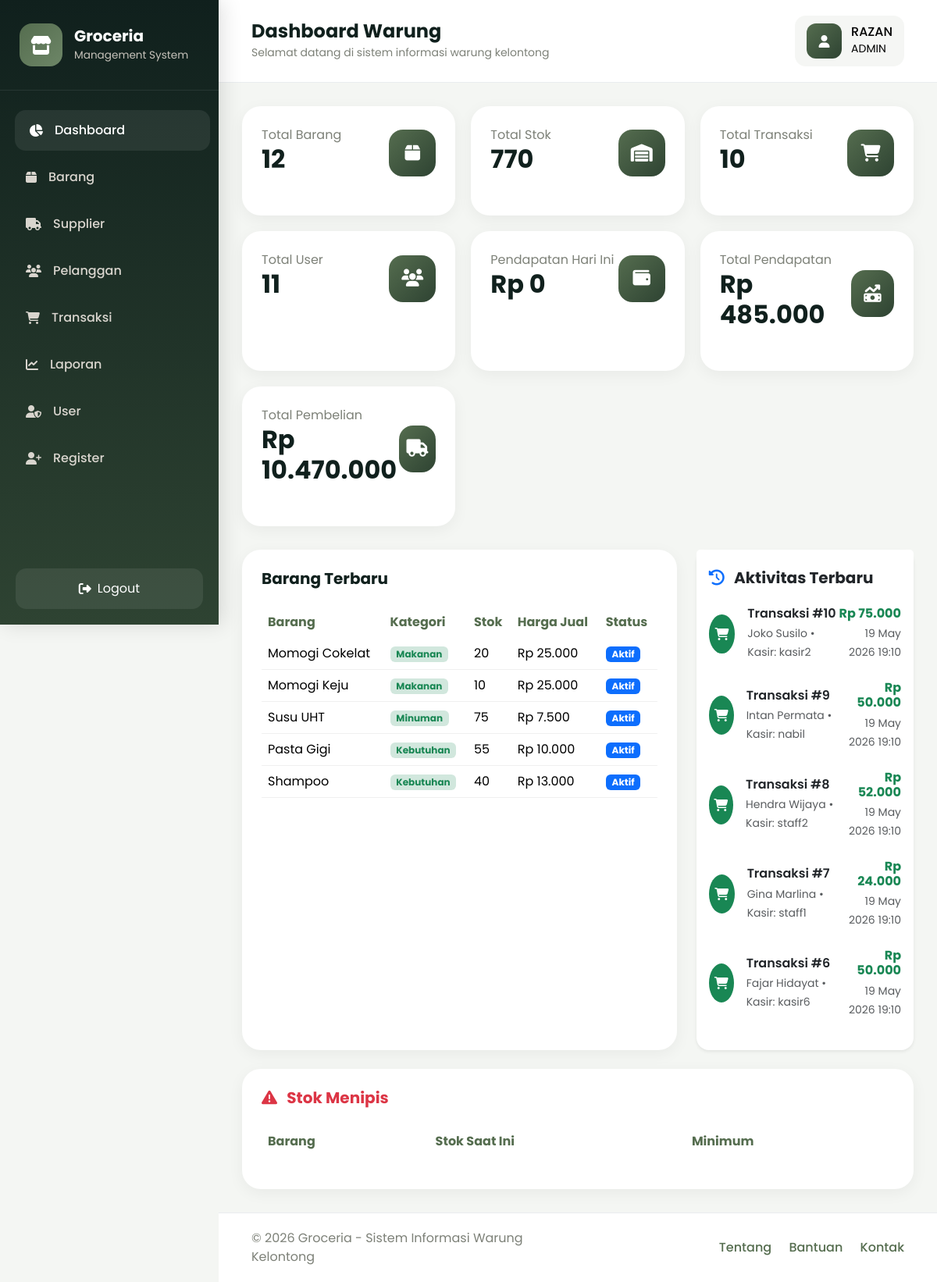
Page /dashboard/admin.php (signed in) on the earlier database version.
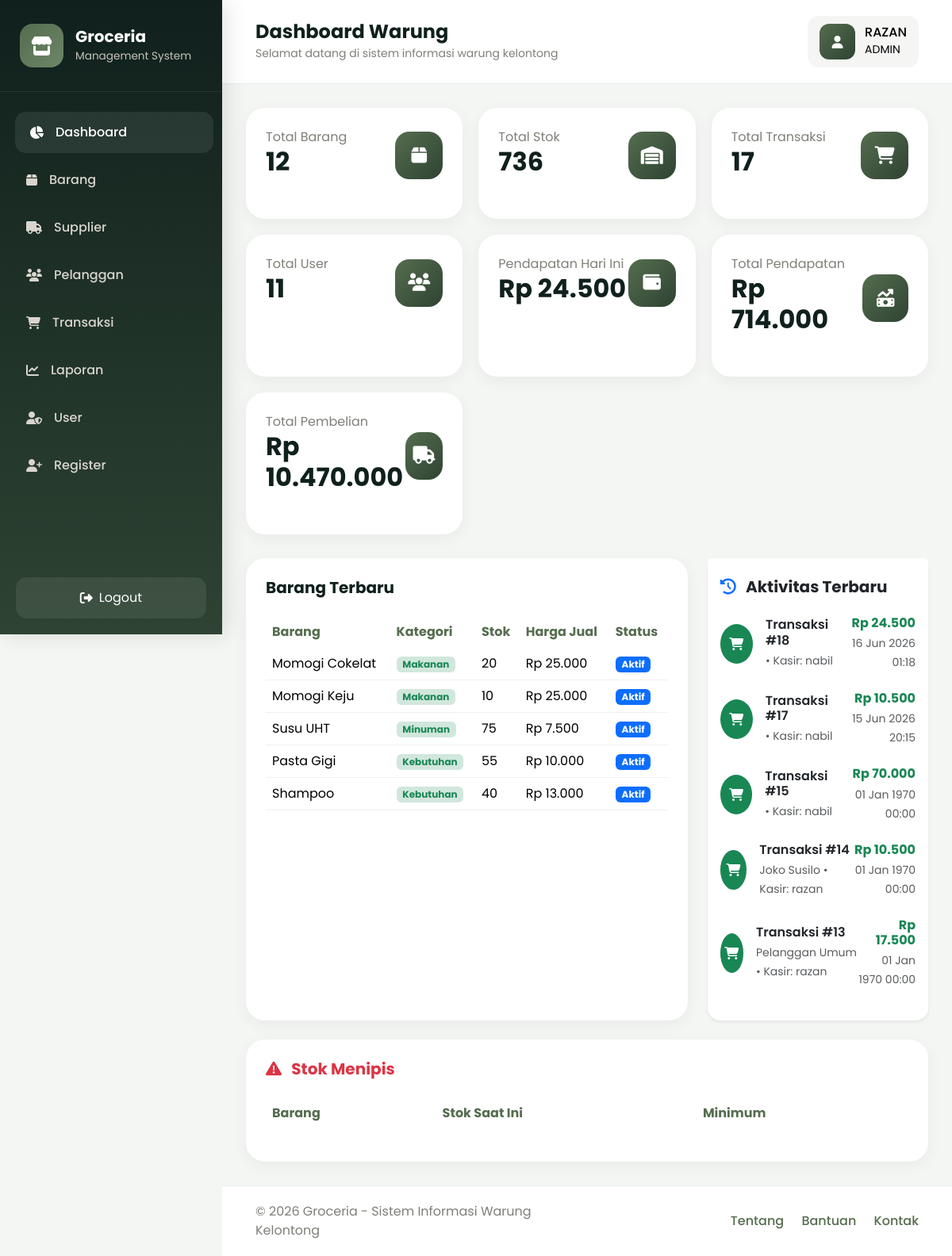
Same page on the later database version.
### tables this page shows
CREATE TABLE `stok` (
  `id_stok` int(11) NOT NULL,
  `id_barang` int(11) DEFAULT NULL,
  `jumlah_stok` int(11) DEFAULT NULL,
  `stok_minimum` int(11) DEFAULT NULL,
  `terakhir_diupdate` datetime DEFAULT NULL
);

CREATE TABLE `barang` (
  `id_barang` int(11) NOT NULL,
  `nama_barang` varchar(100) DEFAULT NULL,
  `kategori` varchar(50) DEFAULT NULL,
  `harga_beli` int(11) DEFAULT NULL,
  `harga_jual` int(11) DEFAULT NULL,
  `satuan` varchar(20) DEFAULT NULL,
  `tanggal_ditambahkan` date DEFAULT NULL,
  `status_barang` enum('aktif','nonaktif') DEFAULT NULL
);

CREATE TABLE `transaksi` (
  `id_transaksi` int(11) NOT NULL,
  `tanggal` datetime DEFAULT current_timestamp(),
  `id_pelanggan` int(11) DEFAULT NULL,
  `id_user` int(11) DEFAULT NULL,
  `total_harga` int(11) DEFAULT NULL,
  `diskon` int(11) DEFAULT 0,
  `total_bayar` int(11) DEFAULT 0,
  `poin_didapat` int(11) DEFAULT 0,
  `bayar` int(11) DEFAULT NULL,
  `kembalian` int(11) DEFAULT NULL
);

CREATE TABLE `pelanggan` (
  `id_pelanggan` int(11) NOT NULL,
  `nama_pelanggan` varchar(100) DEFAULT NULL,
  `alamat` text DEFAULT NULL,
  `no_hp` varchar(20) DEFAULT NULL,
  `poin_member` int(11) DEFAULT NULL
);

CREATE TABLE `user` (
  `id_user` int(11) NOT NULL,
  `email` varchar(100) DEFAULT NULL,
  `username` varchar(50) DEFAULT NULL,
  `password` varchar(255) DEFAULT NULL,
  `role` enum('admin','kasir') DEFAULT NULL
);

### dashboard/admin.php (the view, shortened to what the changed rows need)
<?php
require '../config/koneksi.php';
$total_transaksi = mysqli_num_rows(
    mysqli_query($conn, "SELECT * FROM transaksi")
);
$query_total_stok = mysqli_query($conn,"
    SELECT SUM(jumlah_stok) AS total_stok
    FROM stok
");
$data_total_stok = mysqli_fetch_assoc($query_total_stok);
$total_stok = $data_total_stok['total_stok'];
function pendapatan_harian($conn){
    $query = mysqli_query($conn,"
        SELECT SUM(detail_transaksi.subtotal) AS total
        FROM detail_transaksi
        JOIN transaksi
        ON detail_transaksi.id_transaksi = transaksi.id_transaksi
        WHERE DATE(transaksi.tanggal) = CURDATE()
    ");
    $data = mysqli_fetch_assoc($query);
    return $data['total'] ?? 0;
}
function pendapatan_total($conn){
    $query = mysqli_query($conn,"
        SELECT SUM(subtotal) AS total_pendapatan
        FROM detail_transaksi
    ");
    $data = mysqli_fetch_assoc($query);
    return $data['total_pendapatan'] ?? 0;
}
$total_harian = pendapatan_harian($conn);
$total_pendapatan = pendapatan_total($conn);
$query_barang_terbaru = mysqli_query($conn,"
    SELECT
        barang.*,
        stok.jumlah_stok
    FROM barang
    LEFT JOIN stok
    ON barang.id_barang = stok.id_barang
    ORDER BY barang.id_barang DESC
    LIMIT 5
");
$query_aktivitas = mysqli_query($conn,"
    SELECT
        transaksi.id_transaksi,
        transaksi.tanggal,
        transaksi.total_harga,
        transaksi.bayar,
        transaksi.kembalian,
        pelanggan.nama_pelanggan,
        user.username
    FROM transaksi
    LEFT JOIN pelanggan
    ON transaksi.id_pelanggan = pelanggan.id_pelanggan
    LEFT JOIN user
    ON transaksi.id_user = user.id_user
    ORDER BY transaksi.id_transaksi DESC
    LIMIT 5
");
?>
<!DOCTYPE html>
<html lang="id">
<head>
    <link href="https://cdn.jsdelivr.net/npm/bootstrap@5.3.3/dist/css/bootstrap.min.css"
          rel="stylesheet">
    <link rel="stylesheet"
          href="https://cdnjs.cloudflare.com/ajax/libs/font-awesome/6.5.1/css/all.min.css">
    <link rel="stylesheet"
          href="../assets/css/admin.css">
</head>
<body>
<div class="dashboard-wrapper">
    <div class="main-content">
        <div class="content">
            <div class="stats-grid">
                <div class="stats-card">
                    <div class="stats-top">
                        <div>
                            <p>Total Stok</p>
                            <h3>
                                <?= $total_stok; ?>
                            </h3>
                        </div>
                    </div>
                </div>
                <div class="stats-card">
                    <div class="stats-top">
                        <div>
                            <p>Total Transaksi</p>
                            <h3>
                                <?= $total_transaksi; ?>
                            </h3>
                        </div>
                    </div>
                </div>
                <div class="stats-card">
                    <div class="stats-top">
                        <div>
                            <p>Pendapatan Hari Ini</p>
                            <h3>
                                Rp <?= number_format($total_harian,0,',','.'); ?>
                            </h3>
                        </div>
                    </div>
                </div>
                <div class="stats-card">
                    <div class="stats-top">
                        <div>
                            <p>Total Pendapatan</p>
                            <h3>
                                Rp <?= number_format($total_pendapatan,0,',','.'); ?>
                            </h3>
                        </div>
                    </div>
                </div>
            </div>
            <div class="dashboard-grid">
                <div class="dashboard-card">
                    <div class="table-responsive">
                        <table class="table align-middle">
                            <thead>
                                <tr>
                                    <th>Barang</th>
                                    <th>Kategori</th>
                                    <th>Stok</th>
                                    <th>Harga Jual</th>
                                    <th>Status</th>
                                </tr>
                            </thead>
                            <tbody>
                            <?php while($barang = mysqli_fetch_assoc($query_barang_terbaru)): ?>
                                <tr>
                                    <td>
                                        <?= $barang['nama_barang']; ?>
                                    </td>
                                    <td>
                                        <span class="badge bg-success-subtle text-success">
                                            <?= $barang['kategori']; ?>
                                        </span>
                                    </td>
                                    <td>
                                        <?= $barang['jumlah_stok']; ?>
                                    </td>
                                    <td>
                                        Rp <?= number_format($barang['harga_jual'],0,',','.'); ?>
                                    </td>
                                    <td>
                                        <?php if($barang['status_barang'] == 'aktif'): ?>
                                            <span class="badge bg-primary">
                                                Aktif
                                            </span>
                                        <?php else: ?>
                                            <span class="badge bg-danger">
                                                Nonaktif
                                            </span>
                                        <?php endif; ?>
                                    </td>
                                </tr>
                            <?php endwhile; ?>
                            </tbody>
                        </table>
                    </div>
                </div>
                <div class="card shadow-sm border-0 rounded-4">
                    <div class="card-body">
                    <?php while($aktivitas = mysqli_fetch_assoc($query_aktivitas)): ?>
                        <div class="d-flex align-items-center justify-content-between mb-4">
                            <div class="d-flex align-items-center">
                                <div class="rounded-circle bg-success text-white d-flex align-items-center justify-content-center"
                                     style="width:50px;height:50px;">
                                    <i class="fas fa-cart-shopping"></i>
                                </div>
                                <div class="ms-3">
                                    <h6 class="mb-1 fw-semibold">
                                        Transaksi #<?= $aktivitas['id_transaksi']; ?>
                                    </h6>
                                    <small class="text-muted">
                                        <?= $aktivitas['nama_pelanggan']; ?>
                                        • Kasir:
                                        <?= $aktivitas['username']; ?>
                                    </small>
                                </div>
                            </div>
                            <div class="text-end">
                                <h6 class="mb-1 text-success fw-bold">
                                    Rp <?= number_format($aktivitas['total_harga'],0,',','.'); ?>
                                </h6>
                                <small class="text-muted">
                                    <?= date('d M Y H:i', strtotime($aktivitas['tanggal'])); ?>
                                </small>
                            </div>
                        </div>
                    <?php endwhile; ?>
                    </div>
                </div>
            </div>
            <div class="dashboard-card mt-4">
                <div class="table-responsive">
                    <table class="table align-middle">
                        <thead>
                            <tr>
                                <th>Barang</th>
                                <th>Stok Saat Ini</th>
                                <th>Minimum</th>
                            </tr>
                        </thead>
                    </table>
                </div>
            </div>
        </div>
    </div>
</div>
</body>
</html>

Differences in the rows shown:
no longer on this page (row unchanged): transaksi: id_transaksi "10", id_pelanggan.nama_pelanggan "Joko Susilo", id_user.username "kasir2", total_harga "75.000", tanggal "19 May 2026 19:10"
no longer on this page (row unchanged): transaksi: id_transaksi "9", id_pelanggan.nama_pelanggan "Intan Permata", id_user.username "nabil", total_harga "50.000", tanggal "19 May 2026 19:10"
no longer on this page (row unchanged): transaksi: id_transaksi "8", id_pelanggan.nama_pelanggan "Hendra Wijaya", id_user.username "staff2", total_harga "52.000", tanggal "19 May 2026 19:10"
no longer on this page (row unchanged): transaksi: id_transaksi "7", id_pelanggan.nama_pelanggan "Gina Marlina", id_user.username "staff1", total_harga "24.000", tanggal "19 May 2026 19:10"
no longer on this page (row unchanged): transaksi: id_transaksi "6", id_pelanggan.nama_pelanggan "Fajar Hidayat", id_user.username "kasir6", total_harga "50.000", tanggal "19 May 2026 19:10"
added transaksi: id_transaksi "18", id_user.username "nabil", total_harga "24.500", tanggal "16 Jun 2026 01:18"
added transaksi: id_transaksi "17", id_user.username "nabil", total_harga "10.500", tanggal "15 Jun 2026 20:15"
added transaksi: id_transaksi "15", id_user.username "nabil", total_harga "70.000", tanggal "01 Jan 1970 00:00"
added transaksi: id_transaksi "14", id_pelanggan.nama_pelanggan "Joko Susilo", id_user.username "razan", total_harga "10.500", tanggal "01 Jan 1970 00:00"
added transaksi: id_transaksi "13", id_pelanggan.nama_pelanggan "Pelanggan Umum", id_user.username "razan", total_harga "17.500", tanggal "01 Jan 1970 00:00"
Other differences:
$total_stok: "770" → "736"
$total_transaksi: "10" → "17"
$total_harian: "0" → "24.500"
$total_pendapatan: "485.000" → "714.000"
